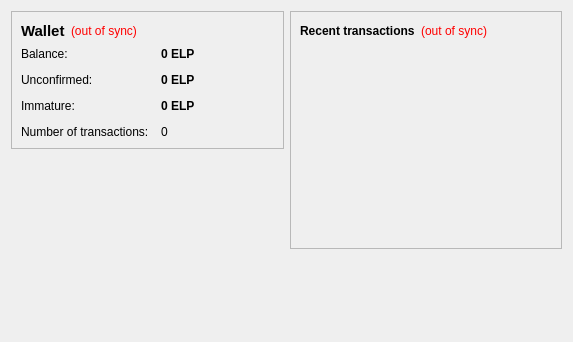
<?xml version="1.0" encoding="UTF-8"?>
<ui version="4.0">
 <class>OverviewPage</class>
 <widget class="QWidget" name="OverviewPage">
  <property name="geometry">
   <rect>
    <x>0</x>
    <y>0</y>
    <width>573</width>
    <height>342</height>
   </rect>
  </property>
  <property name="windowTitle">
   <string>Form</string>
  </property>
  <layout class="QHBoxLayout" name="horizontalLayout" stretch="1,1">
   <item>
    <layout class="QVBoxLayout" name="verticalLayout_2">
     <item>
      <widget class="QFrame" name="frame">
       <property name="frameShape">
        <enum>QFrame::StyledPanel</enum>
       </property>
       <property name="frameShadow">
        <enum>QFrame::Raised</enum>
       </property>
       <layout class="QVBoxLayout" name="verticalLayout_4">
        <item>
         <layout class="QHBoxLayout" name="horizontalLayout_4">
          <item>
           <widget class="QLabel" name="label_5">
            <property name="font">
             <font>
              <pointsize>11</pointsize>
              <weight>75</weight>
              <bold>true</bold>
             </font>
            </property>
            <property name="text">
             <string>Wallet</string>
            </property>
           </widget>
          </item>
          <item>
           <widget class="QLabel" name="labelWalletStatus">
            <property name="toolTip">
             <string>The displayed information may be out of date. Your wallet automatically synchronizes with the ElephantCoin network after a connection is established, but this process has not completed yet.</string>
            </property>
            <property name="styleSheet">
             <string notr="true">QLabel { color: red; }</string>
            </property>
            <property name="text">
             <string notr="true">(out of sync)</string>
            </property>
            <property name="alignment">
             <set>Qt::AlignLeading|Qt::AlignLeft|Qt::AlignVCenter</set>
            </property>
           </widget>
          </item>
          <item>
           <spacer name="horizontalSpacer_2">
            <property name="orientation">
             <enum>Qt::Horizontal</enum>
            </property>
            <property name="sizeHint" stdset="0">
             <size>
              <width>40</width>
              <height>20</height>
             </size>
            </property>
           </spacer>
          </item>
         </layout>
        </item>
        <item>
         <layout class="QFormLayout" name="formLayout_2">
          <property name="fieldGrowthPolicy">
           <enum>QFormLayout::AllNonFixedFieldsGrow</enum>
          </property>
          <property name="horizontalSpacing">
           <number>12</number>
          </property>
          <property name="verticalSpacing">
           <number>12</number>
          </property>
          <item row="0" column="0">
           <widget class="QLabel" name="label">
            <property name="text">
             <string>Balance:</string>
            </property>
           </widget>
          </item>
          <item row="0" column="1">
           <widget class="QLabel" name="labelBalance">
            <property name="font">
             <font>
              <weight>75</weight>
              <bold>true</bold>
             </font>
            </property>
            <property name="cursor">
             <cursorShape>IBeamCursor</cursorShape>
            </property>
            <property name="toolTip">
             <string>Your current balance</string>
            </property>
            <property name="text">
             <string notr="true">0 ELP</string>
            </property>
            <property name="textInteractionFlags">
             <set>Qt::LinksAccessibleByMouse|Qt::TextSelectableByKeyboard|Qt::TextSelectableByMouse</set>
            </property>
           </widget>
          </item>
          <item row="1" column="0">
           <widget class="QLabel" name="label_3">
            <property name="text">
             <string>Unconfirmed:</string>
            </property>
           </widget>
          </item>
          <item row="1" column="1">
           <widget class="QLabel" name="labelUnconfirmed">
            <property name="font">
             <font>
              <weight>75</weight>
              <bold>true</bold>
             </font>
            </property>
            <property name="cursor">
             <cursorShape>IBeamCursor</cursorShape>
            </property>
            <property name="toolTip">
             <string>Total of transactions that have yet to be confirmed, and do not yet count toward the current balance</string>
            </property>
            <property name="text">
             <string notr="true">0 ELP</string>
            </property>
            <property name="textInteractionFlags">
             <set>Qt::LinksAccessibleByMouse|Qt::TextSelectableByKeyboard|Qt::TextSelectableByMouse</set>
            </property>
           </widget>
          </item>
          <item row="3" column="0">
           <widget class="QLabel" name="label_2">
            <property name="text">
             <string>Number of transactions:</string>
            </property>
           </widget>
          </item>
          <item row="3" column="1">
           <widget class="QLabel" name="labelNumTransactions">
            <property name="toolTip">
             <string>Total number of transactions in wallet</string>
            </property>
            <property name="text">
             <string notr="true">0</string>
            </property>
           </widget>
          </item>
          <item row="2" column="0">
           <widget class="QLabel" name="labelImmatureText">
            <property name="text">
             <string>Immature:</string>
            </property>
           </widget>
          </item>
          <item row="2" column="1">
           <widget class="QLabel" name="labelImmature">
            <property name="font">
             <font>
              <weight>75</weight>
              <bold>true</bold>
             </font>
            </property>
            <property name="toolTip">
             <string>Mined balance that has not yet matured</string>
            </property>
            <property name="text">
             <string notr="true">0 ELP</string>
            </property>
            <property name="textInteractionFlags">
             <set>Qt::LinksAccessibleByMouse|Qt::TextSelectableByKeyboard|Qt::TextSelectableByMouse</set>
            </property>
           </widget>
          </item>
         </layout>
        </item>
       </layout>
      </widget>
     </item>
     <item>
      <spacer name="verticalSpacer">
       <property name="orientation">
        <enum>Qt::Vertical</enum>
       </property>
       <property name="sizeHint" stdset="0">
        <size>
         <width>20</width>
         <height>40</height>
        </size>
       </property>
      </spacer>
     </item>
    </layout>
   </item>
   <item>
    <layout class="QVBoxLayout" name="verticalLayout_3">
     <item>
      <widget class="QFrame" name="frame_2">
       <property name="frameShape">
        <enum>QFrame::StyledPanel</enum>
       </property>
       <property name="frameShadow">
        <enum>QFrame::Raised</enum>
       </property>
       <layout class="QVBoxLayout" name="verticalLayout">
        <item>
         <layout class="QHBoxLayout" name="horizontalLayout_2">
          <item>
           <widget class="QLabel" name="label_4">
            <property name="text">
             <string>&lt;b&gt;Recent transactions&lt;/b&gt;</string>
            </property>
           </widget>
          </item>
          <item>
           <widget class="QLabel" name="labelTransactionsStatus">
            <property name="toolTip">
             <string>The displayed information may be out of date. Your wallet automatically synchronizes with the ElephantCoin network after a connection is established, but this process has not completed yet.</string>
            </property>
            <property name="styleSheet">
             <string notr="true">QLabel { color: red; }</string>
            </property>
            <property name="text">
             <string notr="true">(out of sync)</string>
            </property>
            <property name="alignment">
             <set>Qt::AlignRight|Qt::AlignTrailing|Qt::AlignVCenter</set>
            </property>
           </widget>
          </item>
          <item>
           <spacer name="horizontalSpacer">
            <property name="orientation">
             <enum>Qt::Horizontal</enum>
            </property>
            <property name="sizeHint" stdset="0">
             <size>
              <width>40</width>
              <height>20</height>
             </size>
            </property>
           </spacer>
          </item>
         </layout>
        </item>
        <item>
         <widget class="QListView" name="listTransactions">
          <property name="styleSheet">
           <string notr="true">QListView { background: transparent; }</string>
          </property>
          <property name="frameShape">
           <enum>QFrame::NoFrame</enum>
          </property>
          <property name="verticalScrollBarPolicy">
           <enum>Qt::ScrollBarAlwaysOff</enum>
          </property>
          <property name="horizontalScrollBarPolicy">
           <enum>Qt::ScrollBarAlwaysOff</enum>
          </property>
          <property name="selectionMode">
           <enum>QAbstractItemView::NoSelection</enum>
          </property>
         </widget>
        </item>
       </layout>
      </widget>
     </item>
     <item>
      <spacer name="verticalSpacer_2">
       <property name="orientation">
        <enum>Qt::Vertical</enum>
       </property>
       <property name="sizeHint" stdset="0">
        <size>
         <width>20</width>
         <height>40</height>
        </size>
       </property>
      </spacer>
     </item>
    </layout>
   </item>
  </layout>
 </widget>
 <resources/>
 <connections/>
</ui>
